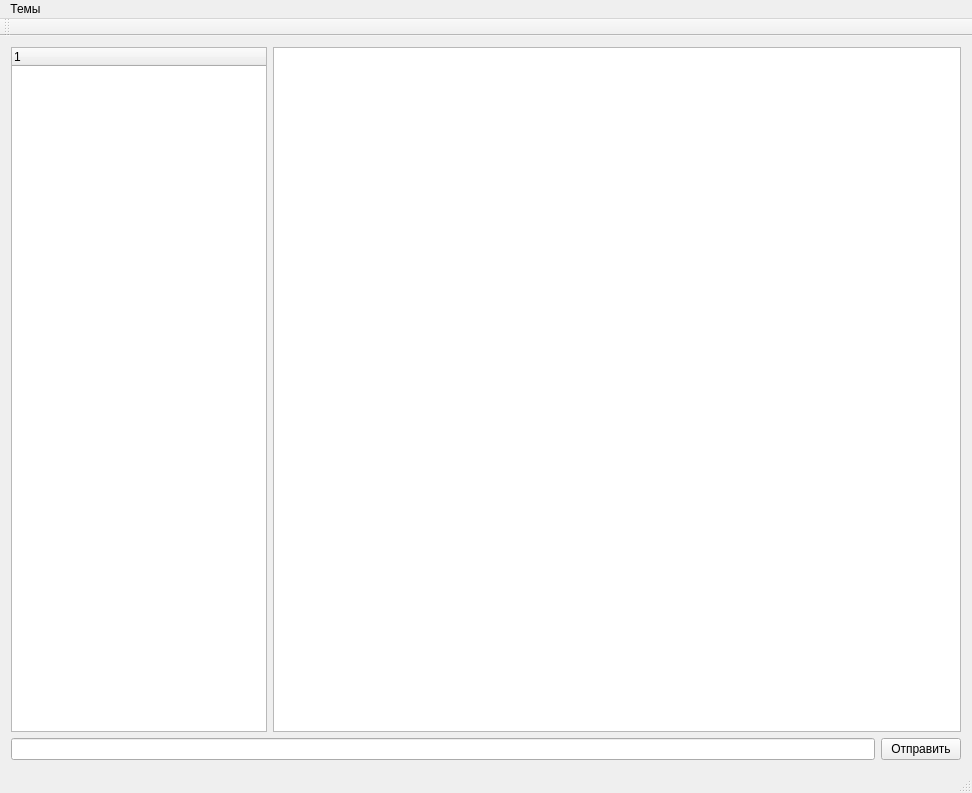
<?xml version="1.0" encoding="UTF-8"?>
<ui version="4.0">
 <class>ChatWindow</class>
 <widget class="QMainWindow" name="ChatWindow">
  <property name="geometry">
   <rect>
    <x>0</x>
    <y>0</y>
    <width>972</width>
    <height>793</height>
   </rect>
  </property>
  <property name="windowTitle">
   <string>OfficeChat</string>
  </property>
  <property name="windowIcon">
   <iconset>
    <normaloff>icon/Camfrog_Video_Chat_icon.ico</normaloff>icon/Camfrog_Video_Chat_icon.ico</iconset>
  </property>
  <widget class="QWidget" name="centralWidget">
   <layout class="QGridLayout" name="gridLayout">
    <item row="0" column="0">
     <layout class="QHBoxLayout" name="horizontalLayout" stretch="0,75">
      <item>
       <widget class="QTreeWidget" name="roomTree">
        <column>
         <property name="text">
          <string/>
         </property>
        </column>
       </widget>
      </item>
      <item>
       <widget class="QTextBrowser" name="messageHistory">
        <property name="font">
         <font>
          <family>Geeza Pro</family>
          <pointsize>15</pointsize>
         </font>
        </property>
        <property name="mouseTracking">
         <bool>false</bool>
        </property>
        <property name="acceptDrops">
         <bool>false</bool>
        </property>
        <property name="autoFillBackground">
         <bool>true</bool>
        </property>
        <property name="acceptRichText">
         <bool>false</bool>
        </property>
       </widget>
      </item>
     </layout>
    </item>
    <item row="1" column="0">
     <layout class="QHBoxLayout" name="horizontalLayout_2">
      <item>
       <widget class="QLineEdit" name="messageInput"/>
      </item>
      <item>
       <widget class="QPushButton" name="sendButton">
        <property name="text">
         <string>Отправить</string>
        </property>
       </widget>
      </item>
     </layout>
    </item>
   </layout>
  </widget>
  <widget class="QToolBar" name="mainToolBar">
   <attribute name="toolBarArea">
    <enum>TopToolBarArea</enum>
   </attribute>
   <attribute name="toolBarBreak">
    <bool>false</bool>
   </attribute>
  </widget>
  <widget class="QStatusBar" name="statusBar"/>
  <widget class="QMenuBar" name="menuBar">
   <property name="geometry">
    <rect>
     <x>0</x>
     <y>0</y>
     <width>972</width>
     <height>21</height>
    </rect>
   </property>
   <widget class="QMenu" name="menuCustomize">
    <property name="title">
     <string>Темы</string>
    </property>
    <widget class="QMenu" name="menuChange_theme">
     <property name="title">
      <string>Выбор темы</string>
     </property>
     <addaction name="actionBlack"/>
     <addaction name="actionDefault"/>
    </widget>
    <addaction name="menuChange_theme"/>
   </widget>
   <addaction name="menuCustomize"/>
  </widget>
  <action name="actionBlack">
   <property name="text">
    <string>Black</string>
   </property>
  </action>
  <action name="actionDefault">
   <property name="text">
    <string>Default</string>
   </property>
  </action>
 </widget>
 <layoutdefault spacing="6" margin="11"/>
 <tabstops>
  <tabstop>messageHistory</tabstop>
 </tabstops>
 <resources/>
 <connections/>
</ui>
